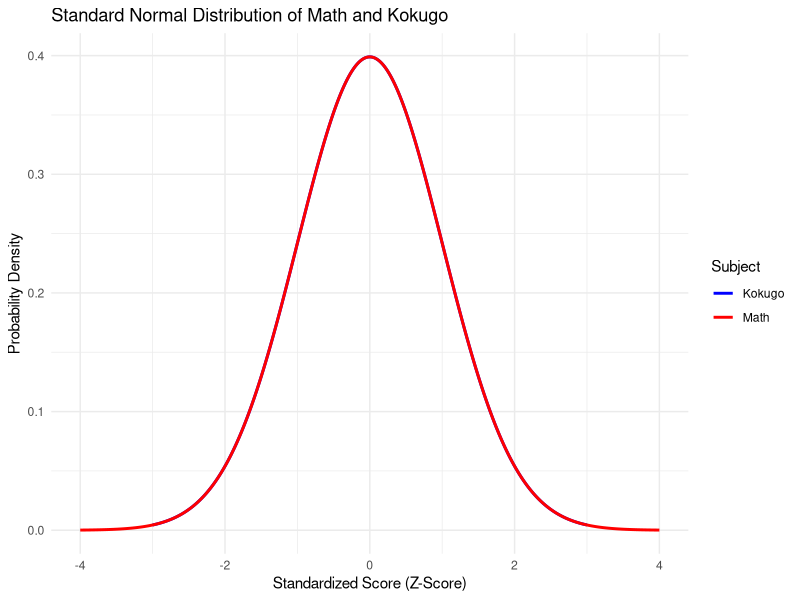

Recreate this plot in R.
# 必要なパッケージをインストール＆読み込む（初回のみインストールが必要）
if(!require(ggplot2)) install.packages("ggplot2", dependencies = TRUE)
library(ggplot2)

# データ入力
# 教科ごとの平均値と標準偏差
mu_kokugo <- 70     # 国語の平均
sigma_kokugo <- 10  # 国語の標準偏差
mu_math <- 50       # 数学の平均
sigma_math <- 5     # 数学の標準偏差

# 点数の範囲を設定
x_kokugo <- seq(40, 100, by = 0.1)  # 国語のスコア範囲
x_math <- seq(30, 70, by = 0.1)    # 数学のスコア範囲

# 標準化したスコアを計算
z_kokugo <- (x_kokugo - mu_kokugo) / sigma_kokugo
z_math <- (x_math - mu_math) / sigma_math

# 標準正規分布の確率密度を計算
y_z_kokugo <- dnorm(z_kokugo, mean = 0, sd = 1)
y_z_math <- dnorm(z_math, mean = 0, sd = 1)

# 標準正規分布のデータを結合
z_data <- data.frame(
  Z_Score = c(z_kokugo, z_math),
  Density = c(y_z_kokugo, y_z_math),
  Subject = rep(c("Kokugo", "Math"), c(length(z_kokugo), length(z_math)))
)

# データフレームの内容を表示
cat("Data Frame Head (First 6 rows):\n")
print(head(z_data))  # データの先頭部分を表示

cat("\nSummary of Data Frame:\n")
print(summary(z_data))  # データの要約統計量を表示

# 標準正規分布をプロット
ggplot(z_data, aes(x = Z_Score, y = Density, color = Subject)) +
  geom_line(size = 1) +
  labs(title = "Standard Normal Distribution of Math and Kokugo",
       x = "Standardized Score (Z-Score)",
       y = "Probability Density",
       color = "Subject") +
  theme_minimal() +
  scale_color_manual(values = c("blue", "red"))